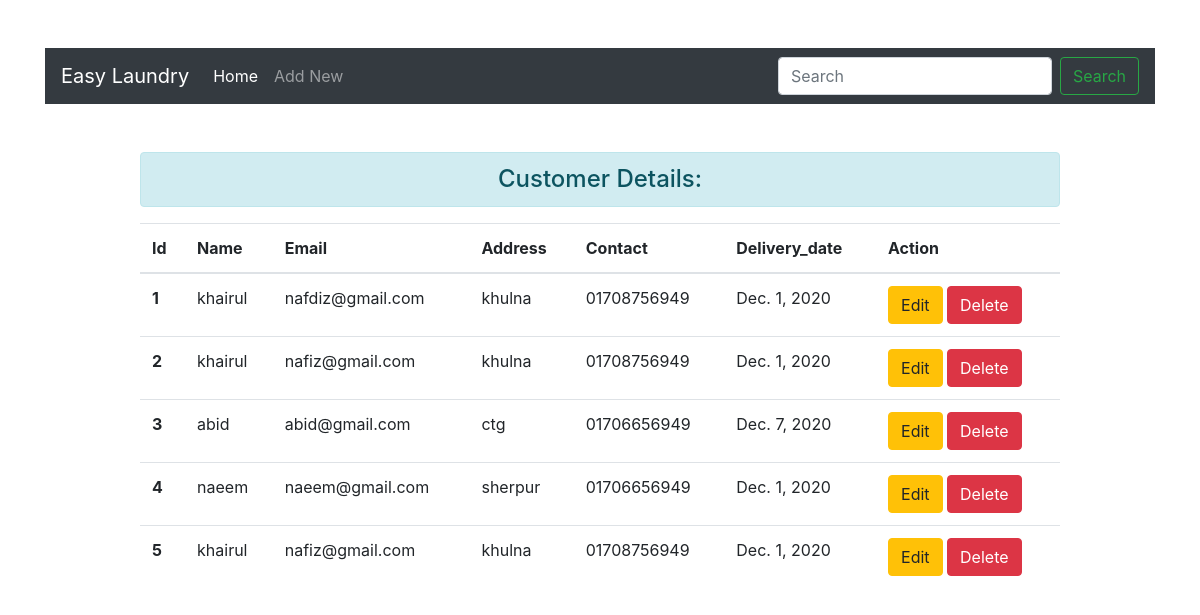
The app's page /, older data.
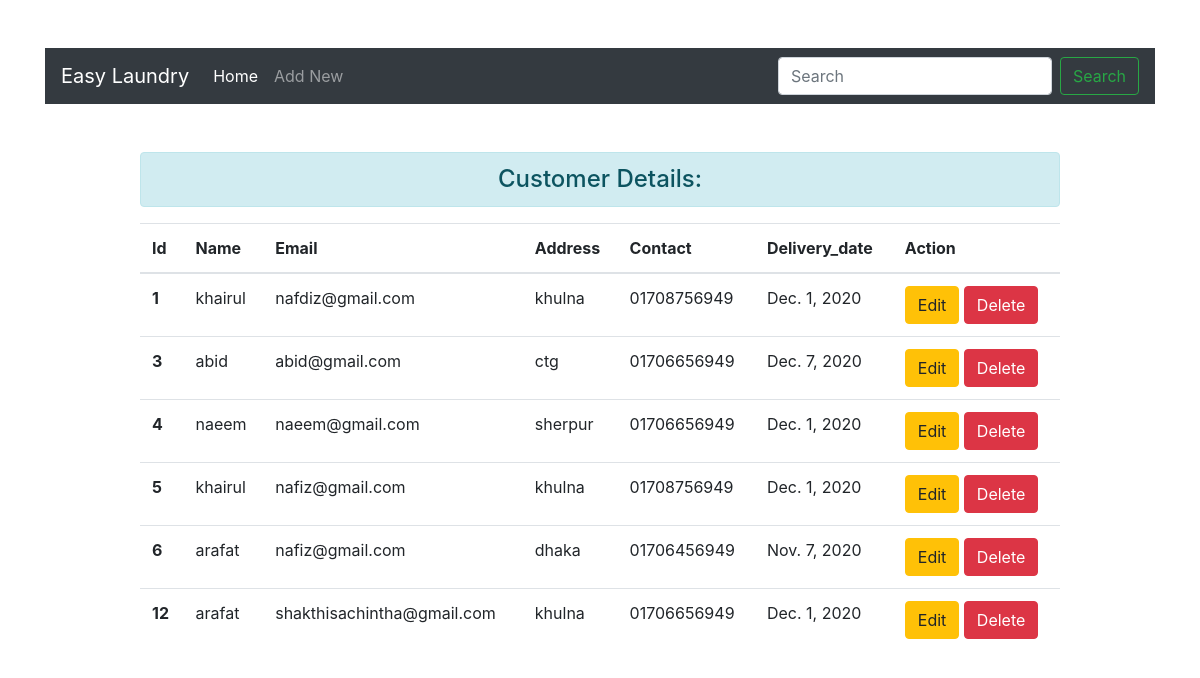
The same page, newer data.
### enroll/models.py (models this page shows)
class User(models.Model):
    name=models.CharField(max_length=50)
    email=models.EmailField(max_length=50)
    Address=models.CharField(max_length=50)
    contact=models.CharField(max_length=50)
    Delivery_date=models.DateField(null=True, blank=True)

### enroll/views.py (the view)
# urls.py: path('',views.add_show,name="add_show"),
def add_show(request):
    if request.method == "POST":
        details=CustomerDetails(request.POST)
        if details.is_valid():
            details.save()
            details=CustomerDetails()
    else:
        details=CustomerDetails()
    show_details=User.objects.all()
    context={
        'details':details,
        'show_details':show_details,
    }
    return render(request,'enroll/customer_details.html',context)

### enroll/forms.py
class CustomerDetails(forms.ModelForm):
    class Meta:
        model=User
        fields="__all__"
        widgets={
            'name':forms.TextInput(attrs={'class':'form-control'}),
            'email':forms.EmailInput(attrs={'class':'form-control'}),
            'Address':forms.TextInput(attrs={'class':'form-control'}),
            'contact':forms.TextInput(attrs={'class':'form-control'}),
            'Delivery_date':forms.DateTimeInput(attrs={'class':'form-control'}),
        }

### enroll/templates/enroll/customer_details.html (shortened to what this page needs)
{% extends 'enroll/base.html' %}
{% load static %}
{% block content %}
<div class="row">
    <div class="col-sm-10 offset-1">
        <h4 class="mt-sm-5 text-center alert alert-info">Customer Details:</h4>
        {% if show_details %}
            <table class="table table-hover">
                <thead>
                    <tr>
                    <th scope="col">Id</th>
                    <th scope="col">Name</th>
                    <th scope="col">Email</th>
                    <th scope="col">Address</th>
                    <th scope="col">Contact</th>
                    <th scope="col">Delivery_date</th>
                    <th scope="col">Action</th>
                    </tr>
                </thead>
                <tbody>
                {% for p in show_details %}
                    <tr>
                    <th scope="row">{{p.id}}</th>
                    <td>{{p.name}}</td>
                    <td>{{p.email}}</td>
                    <td>{{p.Address}}</td>
                    <td>{{p.contact}}</td>
                    <td>{{p.Delivery_date}}</td>
                    <td>
                    <a href="{% url 'update_data' id=p.id %}" class="btn btn-warning ">Edit</a>
                    <form action="{% url 'delete_data' id=p.id %}" method="post" class="d-inline">
                    <input type="submit" class ="btn btn-danger" value="Delete">
                    </form>
                    </td>
                    </tr>
                {% endfor %}
                </tbody>
                </table>
        {% else %}
            <h1 class="text-center alert alert-warning">No Record</h1>
        {% endif %}
    </div>
</div>
{% endblock content %}

Row changes from the older to the newer data that the page shows:
removed User: id "2", name "khairul", email "nafiz@gmail.com", Address "khulna", contact "01708756949", Delivery_date "Dec. 1, 2020"
added User: id "6", name "arafat", email "nafiz@gmail.com", Address "dhaka", contact "01706456949", Delivery_date "Nov. 7, 2020"
added User: id "12", name "arafat", email "shakthisachintha@gmail.com", Address "khulna", contact "01706656949", Delivery_date "Dec. 1, 2020"
